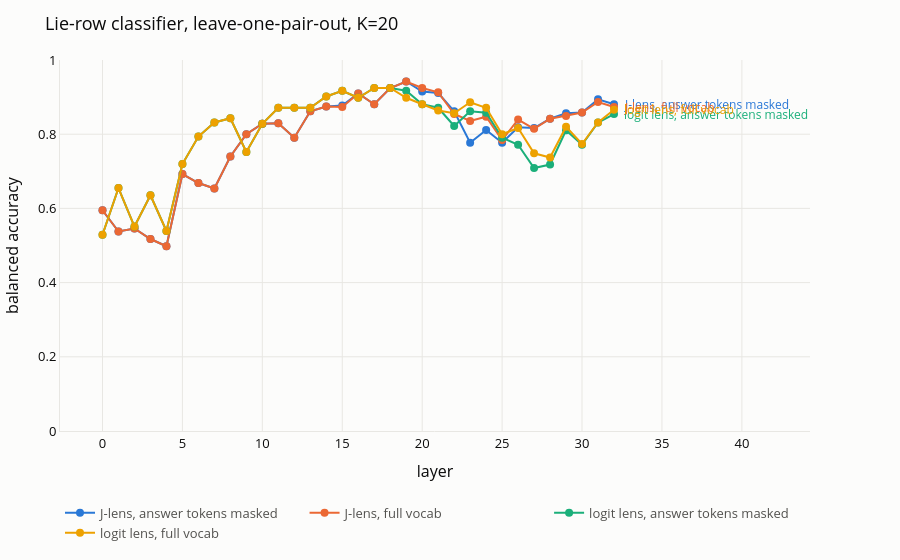
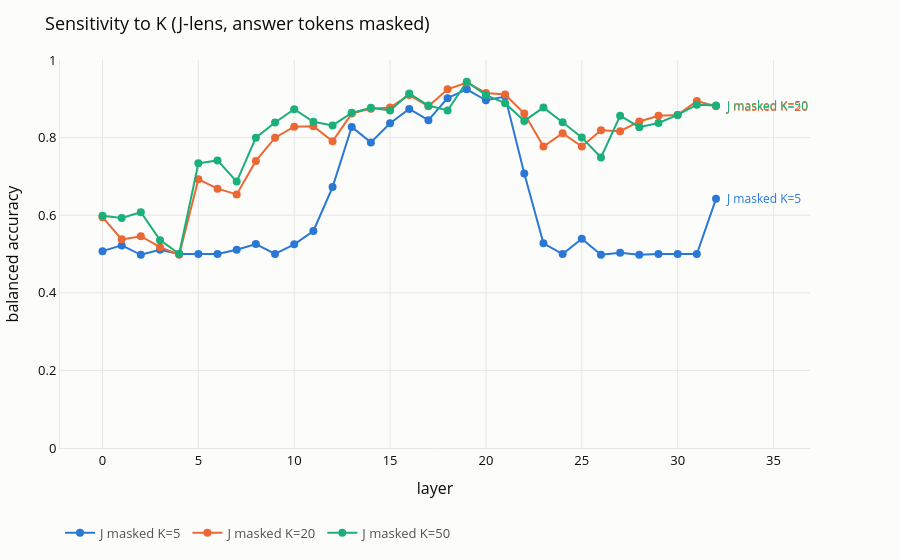

Notebook cell for these charts, in order:
### Code cell
# --- 2b: leave-one-pair-out sweep, every layer ----------------------------------
K_PRIMARY, K_BAND = 20, (5, 50)
CONFIGS = ([("j", K_PRIMARY, True), ("j", K_PRIMARY, False),
            ("l", K_PRIMARY, True), ("l", K_PRIMARY, False)]
           + [("j", k, True) for k in K_BAND])

# One-off check on the box: the batched (GPU) fit and the per-fold reference must
# give identical predictions. Done at one layer of the primary configuration.
_l0 = LAYERS[len(LAYERS) // 2]
_ids, _lp = STORE.at("j", _l0)
_ref = tokenfeat.cv_predict(_ids, _lp, Y, GROUPS, K_PRIMARY, BANNED)
_got = tokenfeat.cv_predict_many(_ids, _lp, Y, GROUPS, K_PRIMARY, BANNED, device=DEVICE)[0]
_dis = int((_ref != _got).sum())
assert _dis <= 1, f"batched fit disagrees with the per-fold reference on {_dis} rows at L{_l0}"
print(f"batched fit == per-fold reference at L{_l0}: {_dis} disagreements of {len(Y)}")

CV = {}
for lens, k, masked in CONFIGS:
    out = {m: [] for m in METRICS}
    for l in lens_readout._progress(LAYERS, desc=f"{lens} K={k} {'masked' if masked else 'full'}"):
        ids, lp = STORE.at(lens, l)
        pred = tokenfeat.cv_predict_many(ids, lp, Y, GROUPS, k, BANNED if masked else (), device=DEVICE)[0]
        s = score(pred, Y, ROW_TRUTH, ROW_COND)
        for m in METRICS:
            out[m].append(s[m])
    CV[(lens, k, masked)] = out

viz.series_line(
    LAYERS,
    {"J-lens, answer tokens masked": CV[("j", K_PRIMARY, True)]["balanced"],
     "J-lens, full vocab": CV[("j", K_PRIMARY, False)]["balanced"],
     "logit lens, answer tokens masked": CV[("l", K_PRIMARY, True)]["balanced"],
     "logit lens, full vocab": CV[("l", K_PRIMARY, False)]["balanced"]},
    y_range=(0, 1), title=f"Lie-row classifier, leave-one-pair-out, K={K_PRIMARY}",
    xaxis="layer", yaxis="balanced accuracy",
).show()

viz.series_line(
    LAYERS,
    {f"J masked K={k}": CV[("j", k, True)]["balanced"] for k in (K_BAND[0], K_PRIMARY, K_BAND[1])},
    y_range=(0, 1), title="Sensitivity to K (J-lens, answer tokens masked)",
    xaxis="layer", yaxis="balanced accuracy",
).show()

jm = CV[("j", K_PRIMARY, True)]
print(f"{'layer':>5} {'balanced':>8} {'TPR No-true':>11} {'TPR Yes-true':>12} {'TNR honest D':>12} "
      f"{'bal No-arm':>10} {'bal Yes-arm':>11}   (J-lens, masked, K=20)")
for l in LAYERS[::2]:
    i = LAYERS.index(l)
    print(f"{l:>5} {jm['balanced'][i]:>8.2f} {jm['tpr_no_true'][i]:>11.2f} "
          f"{jm['tpr_yes_true'][i]:>12.2f} {jm['tnr_honest_D'][i]:>12.2f} "
          f"{jm['balanced_no_true'][i]:>10.2f} {jm['balanced_yes_true'][i]:>11.2f}")
print("\nA balanced score carried by one polarity arm with the other near 0.5 is a token result,\n"
      "whatever the vocabulary mask says: read the two within-arm columns before the curve.\n"
      "TNR on honest D rows is the only column that separates 'told to lie' from 'lied'; 2d\n"
      "makes that the whole comparison.")

### Figure 1 — Plotly figure (JSON) as saved in the notebook; plotly's stock layout.template omitted (floating-point values rounded to 4 significant figures)
{"data": [{"hovertemplate": "J-lens, answer tokens masked<br>layer %{x}<br>%{y:.3f}<extra></extra>", "line": {"color": "#2a78d6", "width": 2}, "marker": {"color": "#2a78d6", "size": 8}, "mode": "lines+markers", "name": "J-lens, answer tokens masked", "type": "scatter", "x": [0, 1, 2, 3, 4, 5, 6, 7, 8, 9, 10, 11, 12, 13, 14, 15, 16, 17, 18, 19, 20, 21, 22, 23, 24, 25, 26, 27, 28, 29, 30, 31, 32], "y": [0.595, 0.5377, 0.5458, 0.5175, 0.498, 0.6927, 0.6684, 0.6536, 0.7399, 0.7998, 0.8281, 0.8295, 0.7904, 0.8618, 0.8746, 0.8773, 0.9097, 0.8807, 0.9245, 0.942, 0.9151, 0.911, 0.8618, 0.7769, 0.8113, 0.7769, 0.8187, 0.8167, 0.8416, 0.8564, 0.8585, 0.8942, 0.8807]}, {"hovertemplate": "J-lens, full vocab<br>layer %{x}<br>%{y:.3f}<extra></extra>", "line": {"color": "#eb6834", "width": 2}, "marker": {"color": "#eb6834", "size": 8}, "mode": "lines+markers", "name": "J-lens, full vocab", "type": "scatter", "x": [0, 1, 2, 3, 4, 5, 6, 7, 8, 9, 10, 11, 12, 13, 14, 15, 16, 17, 18, 19, 20, 21, 22, 23, 24, 25, 26, 27, 28, 29, 30, 31, 32], "y": [0.595, 0.5377, 0.5458, 0.5175, 0.498, 0.6927, 0.6684, 0.6536, 0.7399, 0.7998, 0.8281, 0.8295, 0.7904, 0.8618, 0.8746, 0.8733, 0.9097, 0.8807, 0.9245, 0.942, 0.9245, 0.913, 0.8544, 0.8355, 0.847, 0.7843, 0.8396, 0.8146, 0.8416, 0.849, 0.8585, 0.8868, 0.8733]}, {"hovertemplate": "logit lens, answer tokens masked<br>layer %{x}<br>%{y:.3f}<extra></extra>", "line": {"color": "#1baf7a", "width": 2}, "marker": {"color": "#1baf7a", "size": 8}, "mode": "lines+markers", "name": "logit lens, answer tokens masked", "type": "scatter", "x": [0, 1, 2, 3, 4, 5, 6, 7, 8, 9, 10, 11, 12, 13, 14, 15, 16, 17, 18, 19, 20, 21, 22, 23, 24, 25, 26, 27, 28, 29, 30, 31, 32], "y": [0.529, 0.655, 0.5512, 0.6354, 0.539, 0.7196, 0.7938, 0.8315, 0.8429, 0.752, 0.8281, 0.8712, 0.8712, 0.8712, 0.9016, 0.9171, 0.8982, 0.9245, 0.9245, 0.9171, 0.8807, 0.8712, 0.8221, 0.8618, 0.8578, 0.7904, 0.7715, 0.7088, 0.7183, 0.8106, 0.7715, 0.8315, 0.8544]}, {"hovertemplate": "logit lens, full vocab<br>layer %{x}<br>%{y:.3f}<extra></extra>", "line": {"color": "#eda100", "width": 2}, "marker": {"color": "#eda100", "size": 8}, "mode": "lines+markers", "name": "logit lens, full vocab", "type": "scatter", "x": [0, 1, 2, 3, 4, 5, 6, 7, 8, 9, 10, 11, 12, 13, 14, 15, 16, 17, 18, 19, 20, 21, 22, 23, 24, 25, 26, 27, 28, 29, 30, 31, 32], "y": [0.529, 0.655, 0.5512, 0.6354, 0.539, 0.7196, 0.7938, 0.8315, 0.8429, 0.752, 0.8281, 0.8712, 0.8712, 0.8712, 0.9016, 0.9171, 0.8982, 0.9245, 0.9245, 0.8982, 0.8807, 0.8638, 0.8564, 0.8861, 0.8712, 0.7998, 0.8167, 0.7486, 0.7371, 0.82, 0.7735, 0.8315, 0.8659]}], "layout": {"annotations": [{"font": {"color": "#2a78d6", "size": 12}, "showarrow": false, "text": "J-lens, answer tokens masked", "x": 32, "xanchor": "left", "xshift": 8, "y": 0.8807}, {"font": {"color": "#eb6834", "size": 12}, "showarrow": false, "text": "J-lens, full vocab", "x": 32, "xanchor": "left", "xshift": 8, "y": 0.8733}, {"font": {"color": "#1baf7a", "size": 12}, "showarrow": false, "text": "logit lens, answer tokens masked", "x": 32, "xanchor": "left", "xshift": 8, "y": 0.8544}, {"font": {"color": "#eda100", "size": 12}, "showarrow": false, "text": "logit lens, full vocab", "x": 32, "xanchor": "left", "xshift": 8, "y": 0.8659}], "font": {"color": "#0b0b0b", "size": 13}, "legend": {"font": {"color": "#52514e"}, "orientation": "h", "x": 0, "y": -0.18}, "margin": {"b": 50, "l": 60, "r": 90, "t": 60}, "paper_bgcolor": "#fcfcfb", "plot_bgcolor": "#fcfcfb", "title": {"text": "Lie-row classifier, leave-one-pair-out, K=20"}, "xaxis": {"gridcolor": "#e8e7e3", "linecolor": "#e8e7e3", "title": {"text": "layer"}, "zeroline": false}, "yaxis": {"gridcolor": "#e8e7e3", "linecolor": "#e8e7e3", "range": [0, 1], "title": {"text": "balanced accuracy"}, "zeroline": false}}}

### Figure 2 — Plotly figure (JSON) as saved in the notebook; plotly's stock layout.template omitted (floating-point values rounded to 4 significant figures)
{"data": [{"hovertemplate": "J masked K=5<br>layer %{x}<br>%{y:.3f}<extra></extra>", "line": {"color": "#2a78d6", "width": 2}, "marker": {"color": "#2a78d6", "size": 8}, "mode": "lines+markers", "name": "J masked K=5", "type": "scatter", "x": [0, 1, 2, 3, 4, 5, 6, 7, 8, 9, 10, 11, 12, 13, 14, 15, 16, 17, 18, 19, 20, 21, 22, 23, 24, 25, 26, 27, 28, 29, 30, 31, 32], "y": [0.5074, 0.5222, 0.498, 0.5108, 0.5, 0.5, 0.5, 0.5108, 0.5256, 0.5, 0.5249, 0.5593, 0.6725, 0.8274, 0.7877, 0.8369, 0.874, 0.845, 0.9016, 0.9245, 0.8962, 0.9056, 0.7075, 0.5276, 0.5, 0.5391, 0.498, 0.5034, 0.498, 0.5, 0.5, 0.5, 0.6422]}, {"hovertemplate": "J masked K=20<br>layer %{x}<br>%{y:.3f}<extra></extra>", "line": {"color": "#eb6834", "width": 2}, "marker": {"color": "#eb6834", "size": 8}, "mode": "lines+markers", "name": "J masked K=20", "type": "scatter", "x": [0, 1, 2, 3, 4, 5, 6, 7, 8, 9, 10, 11, 12, 13, 14, 15, 16, 17, 18, 19, 20, 21, 22, 23, 24, 25, 26, 27, 28, 29, 30, 31, 32], "y": [0.595, 0.5377, 0.5458, 0.5175, 0.498, 0.6927, 0.6684, 0.6536, 0.7399, 0.7998, 0.8281, 0.8295, 0.7904, 0.8618, 0.8746, 0.8773, 0.9097, 0.8807, 0.9245, 0.942, 0.9151, 0.911, 0.8618, 0.7769, 0.8113, 0.7769, 0.8187, 0.8167, 0.8416, 0.8564, 0.8585, 0.8942, 0.8807]}, {"hovertemplate": "J masked K=50<br>layer %{x}<br>%{y:.3f}<extra></extra>", "line": {"color": "#1baf7a", "width": 2}, "marker": {"color": "#1baf7a", "size": 8}, "mode": "lines+markers", "name": "J masked K=50", "type": "scatter", "x": [0, 1, 2, 3, 4, 5, 6, 7, 8, 9, 10, 11, 12, 13, 14, 15, 16, 17, 18, 19, 20, 21, 22, 23, 24, 25, 26, 27, 28, 29, 30, 31, 32], "y": [0.5984, 0.593, 0.6078, 0.5357, 0.5006, 0.7338, 0.7412, 0.6866, 0.7998, 0.8389, 0.8733, 0.8409, 0.8315, 0.8638, 0.8766, 0.8699, 0.9137, 0.8827, 0.8699, 0.944, 0.9097, 0.8888, 0.8429, 0.8773, 0.8396, 0.8005, 0.7486, 0.8564, 0.8268, 0.8376, 0.8585, 0.8847, 0.8827]}], "layout": {"annotations": [{"font": {"color": "#2a78d6", "size": 12}, "showarrow": false, "text": "J masked K=5", "x": 32, "xanchor": "left", "xshift": 8, "y": 0.6422}, {"font": {"color": "#eb6834", "size": 12}, "showarrow": false, "text": "J masked K=20", "x": 32, "xanchor": "left", "xshift": 8, "y": 0.8807}, {"font": {"color": "#1baf7a", "size": 12}, "showarrow": false, "text": "J masked K=50", "x": 32, "xanchor": "left", "xshift": 8, "y": 0.8827}], "font": {"color": "#0b0b0b", "size": 13}, "legend": {"font": {"color": "#52514e"}, "orientation": "h", "x": 0, "y": -0.18}, "margin": {"b": 50, "l": 60, "r": 90, "t": 60}, "paper_bgcolor": "#fcfcfb", "plot_bgcolor": "#fcfcfb", "title": {"text": "Sensitivity to K (J-lens, answer tokens masked)"}, "xaxis": {"gridcolor": "#e8e7e3", "linecolor": "#e8e7e3", "title": {"text": "layer"}, "zeroline": false}, "yaxis": {"gridcolor": "#e8e7e3", "linecolor": "#e8e7e3", "range": [0, 1], "title": {"text": "balanced accuracy"}, "zeroline": false}}}
